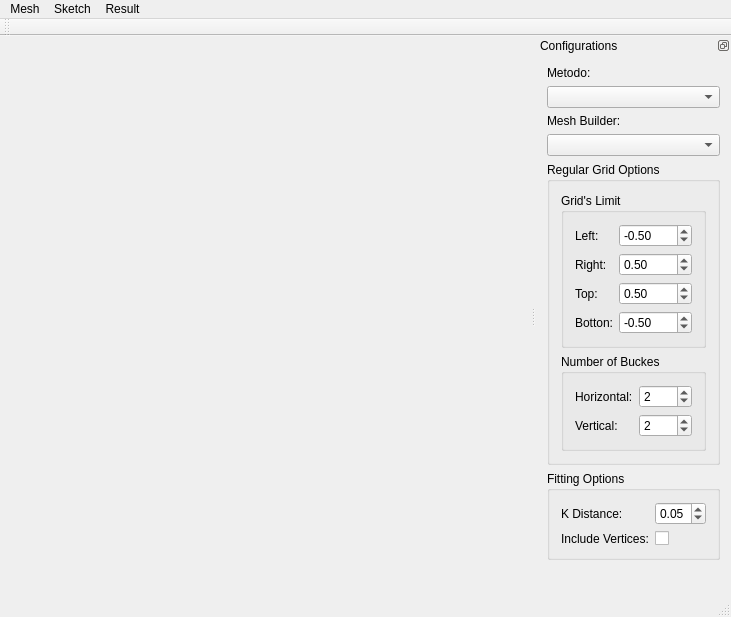
<?xml version="1.0" encoding="UTF-8"?>
<ui version="4.0">
 <class>MainWindow</class>
 <widget class="QMainWindow" name="MainWindow">
  <property name="geometry">
   <rect>
    <x>0</x>
    <y>0</y>
    <width>731</width>
    <height>617</height>
   </rect>
  </property>
  <property name="sizePolicy">
   <sizepolicy hsizetype="Maximum" vsizetype="Maximum">
    <horstretch>0</horstretch>
    <verstretch>0</verstretch>
   </sizepolicy>
  </property>
  <property name="windowTitle">
   <string>MainWindow</string>
  </property>
  <property name="dockOptions">
   <set>QMainWindow::AllowNestedDocks|QMainWindow::AllowTabbedDocks|QMainWindow::AnimatedDocks</set>
  </property>
  <widget class="QWidget" name="centralWidget">
   <layout class="QVBoxLayout" name="verticalLayout">
    <item>
     <widget class="QWidget" name="renderWidget" native="true">
      <layout class="QHBoxLayout" name="renderLayout"/>
     </widget>
    </item>
   </layout>
  </widget>
  <widget class="QToolBar" name="toolBar">
   <property name="windowTitle">
    <string>toolBar</string>
   </property>
   <attribute name="toolBarArea">
    <enum>TopToolBarArea</enum>
   </attribute>
   <attribute name="toolBarBreak">
    <bool>false</bool>
   </attribute>
  </widget>
  <widget class="QMenuBar" name="menuBar">
   <property name="geometry">
    <rect>
     <x>0</x>
     <y>0</y>
     <width>731</width>
     <height>21</height>
    </rect>
   </property>
   <widget class="QMenu" name="menuMesh">
    <property name="title">
     <string>Mesh</string>
    </property>
    <addaction name="actionView_Mesh"/>
    <addaction name="actionOpen_Mesh"/>
    <addaction name="actionSave_Mesh"/>
    <addaction name="separator"/>
    <addaction name="actionView_Scalar_Field"/>
    <addaction name="actionClear_Mesh"/>
   </widget>
   <widget class="QMenu" name="menuSketch">
    <property name="title">
     <string>Sketch</string>
    </property>
    <addaction name="actionView_Sketch"/>
    <addaction name="actionLoad_Sketch"/>
    <addaction name="actionSave_Sketch"/>
    <addaction name="separator"/>
    <addaction name="actionLinear_Filter"/>
   </widget>
   <widget class="QMenu" name="menuConfigurations">
    <property name="title">
     <string>Result</string>
    </property>
    <addaction name="actionSaveImageAs"/>
    <addaction name="actionFitting_Measure"/>
   </widget>
   <addaction name="menuMesh"/>
   <addaction name="menuSketch"/>
   <addaction name="menuConfigurations"/>
  </widget>
  <widget class="QDockWidget" name="dockWidget">
   <property name="floating">
    <bool>false</bool>
   </property>
   <property name="features">
    <set>QDockWidget::DockWidgetFloatable|QDockWidget::DockWidgetMovable</set>
   </property>
   <property name="windowTitle">
    <string>Configurations</string>
   </property>
   <attribute name="dockWidgetArea">
    <number>2</number>
   </attribute>
   <widget class="QWidget" name="dockWidgetContents">
    <layout class="QVBoxLayout" name="configurationLayout">
     <item>
      <widget class="QLabel" name="label">
       <property name="text">
        <string>Metodo:</string>
       </property>
      </widget>
     </item>
     <item>
      <widget class="QComboBox" name="cmb_Metodo"/>
     </item>
     <item>
      <widget class="QLabel" name="labelCHEBuilder">
       <property name="text">
        <string>Mesh Builder:</string>
       </property>
      </widget>
     </item>
     <item>
      <widget class="QComboBox" name="cmb_cheBuilder"/>
     </item>
     <item>
      <widget class="QGroupBox" name="gridOptions">
       <property name="title">
        <string>Regular Grid Options</string>
       </property>
       <property name="flat">
        <bool>false</bool>
       </property>
       <property name="checkable">
        <bool>false</bool>
       </property>
       <layout class="QVBoxLayout" name="verticalLayout_2">
        <item>
         <widget class="QGroupBox" name="limits">
          <property name="title">
           <string>Grid's Limit</string>
          </property>
          <layout class="QFormLayout" name="formLayout">
           <item row="1" column="0">
            <widget class="QLabel" name="label_2">
             <property name="text">
              <string>Left:</string>
             </property>
            </widget>
           </item>
           <item row="5" column="0">
            <widget class="QLabel" name="label_5">
             <property name="text">
              <string>Botton:</string>
             </property>
            </widget>
           </item>
           <item row="3" column="0">
            <widget class="QLabel" name="label_3">
             <property name="text">
              <string>Right:</string>
             </property>
            </widget>
           </item>
           <item row="4" column="0">
            <widget class="QLabel" name="label_4">
             <property name="text">
              <string>Top:</string>
             </property>
            </widget>
           </item>
           <item row="1" column="1">
            <widget class="QDoubleSpinBox" name="xMin">
             <property name="minimum">
              <double>-100.000000000000000</double>
             </property>
             <property name="maximum">
              <double>0.000000000000000</double>
             </property>
             <property name="singleStep">
              <double>0.050000000000000</double>
             </property>
             <property name="value">
              <double>-0.500000000000000</double>
             </property>
            </widget>
           </item>
           <item row="3" column="1">
            <widget class="QDoubleSpinBox" name="xMax">
             <property name="maximum">
              <double>100.000000000000000</double>
             </property>
             <property name="singleStep">
              <double>0.050000000000000</double>
             </property>
             <property name="value">
              <double>0.500000000000000</double>
             </property>
            </widget>
           </item>
           <item row="4" column="1">
            <widget class="QDoubleSpinBox" name="yMax">
             <property name="maximum">
              <double>100.000000000000000</double>
             </property>
             <property name="singleStep">
              <double>0.050000000000000</double>
             </property>
             <property name="value">
              <double>0.500000000000000</double>
             </property>
            </widget>
           </item>
           <item row="5" column="1">
            <widget class="QDoubleSpinBox" name="yMin">
             <property name="minimum">
              <double>-100.000000000000000</double>
             </property>
             <property name="maximum">
              <double>0.000000000000000</double>
             </property>
             <property name="singleStep">
              <double>0.050000000000000</double>
             </property>
             <property name="value">
              <double>-0.500000000000000</double>
             </property>
            </widget>
           </item>
          </layout>
         </widget>
        </item>
        <item>
         <widget class="QGroupBox" name="buckets">
          <property name="title">
           <string>Number of Buckes</string>
          </property>
          <layout class="QFormLayout" name="formLayout_2">
           <item row="0" column="0">
            <widget class="QLabel" name="label_6">
             <property name="text">
              <string>Horizontal:</string>
             </property>
            </widget>
           </item>
           <item row="1" column="0">
            <widget class="QLabel" name="label_7">
             <property name="text">
              <string>Vertical:</string>
             </property>
            </widget>
           </item>
           <item row="0" column="1">
            <widget class="QSpinBox" name="xBuckets">
             <property name="minimum">
              <number>1</number>
             </property>
             <property name="maximum">
              <number>30</number>
             </property>
             <property name="value">
              <number>2</number>
             </property>
            </widget>
           </item>
           <item row="1" column="1">
            <widget class="QSpinBox" name="yBuckets">
             <property name="minimum">
              <number>1</number>
             </property>
             <property name="maximum">
              <number>30</number>
             </property>
             <property name="value">
              <number>2</number>
             </property>
            </widget>
           </item>
          </layout>
         </widget>
        </item>
       </layout>
      </widget>
     </item>
     <item>
      <widget class="QGroupBox" name="fittingOptions">
       <property name="title">
        <string>Fitting Options</string>
       </property>
       <layout class="QFormLayout" name="formLayout_3">
        <item row="0" column="0">
         <widget class="QLabel" name="label_8">
          <property name="text">
           <string>K Distance:</string>
          </property>
         </widget>
        </item>
        <item row="1" column="0">
         <widget class="QLabel" name="label_9">
          <property name="text">
           <string>Include Vertices:</string>
          </property>
         </widget>
        </item>
        <item row="0" column="1">
         <widget class="QDoubleSpinBox" name="kDistance">
          <property name="maximum">
           <double>1.000000000000000</double>
          </property>
          <property name="singleStep">
           <double>0.010000000000000</double>
          </property>
          <property name="value">
           <double>0.050000000000000</double>
          </property>
         </widget>
        </item>
        <item row="1" column="1">
         <widget class="QCheckBox" name="includeVertices">
          <property name="text">
           <string/>
          </property>
         </widget>
        </item>
       </layout>
      </widget>
     </item>
     <item>
      <spacer name="verticalSpacer">
       <property name="orientation">
        <enum>Qt::Vertical</enum>
       </property>
       <property name="sizeHint" stdset="0">
        <size>
         <width>20</width>
         <height>40</height>
        </size>
       </property>
      </spacer>
     </item>
    </layout>
   </widget>
  </widget>
  <widget class="QStatusBar" name="statusBar"/>
  <action name="actionSaveImageAs">
   <property name="text">
    <string>Save Image as ...</string>
   </property>
   <property name="shortcut">
    <string>Ctrl+S</string>
   </property>
  </action>
  <action name="actionView_Mesh">
   <property name="checkable">
    <bool>true</bool>
   </property>
   <property name="checked">
    <bool>true</bool>
   </property>
   <property name="text">
    <string>View Mesh</string>
   </property>
  </action>
  <action name="actionOpen_Mesh">
   <property name="text">
    <string>Load Mesh ...</string>
   </property>
  </action>
  <action name="actionLoad_Sketch">
   <property name="text">
    <string>Load Sketch ...</string>
   </property>
  </action>
  <action name="actionSave_Mesh">
   <property name="text">
    <string>Save Mesh ...</string>
   </property>
  </action>
  <action name="actionSave_Sketch">
   <property name="text">
    <string>Save Sketch ...</string>
   </property>
  </action>
  <action name="actionView_Sketch">
   <property name="checkable">
    <bool>true</bool>
   </property>
   <property name="checked">
    <bool>true</bool>
   </property>
   <property name="text">
    <string>View Sketch</string>
   </property>
  </action>
  <action name="actionView_Scalar_Field">
   <property name="checkable">
    <bool>true</bool>
   </property>
   <property name="checked">
    <bool>true</bool>
   </property>
   <property name="text">
    <string>View Scalar Field</string>
   </property>
  </action>
  <action name="actionClear_Mesh">
   <property name="text">
    <string>Clear Mesh</string>
   </property>
  </action>
  <action name="actionLinear_Filter">
   <property name="checkable">
    <bool>true</bool>
   </property>
   <property name="text">
    <string>Linear Filter</string>
   </property>
  </action>
  <action name="actionFitting_Measure">
   <property name="text">
    <string>Fitting Measure</string>
   </property>
  </action>
 </widget>
 <layoutdefault spacing="6" margin="11"/>
 <resources/>
 <connections/>
</ui>
